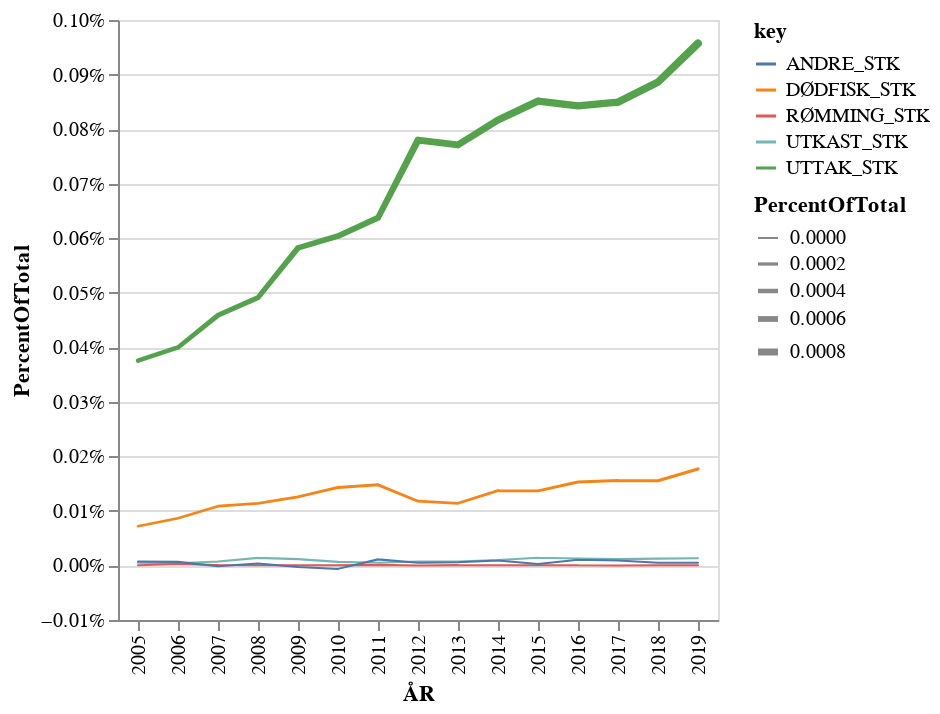

Notebook source saved alongside this figure:
### Markdown cell above
https://altair-viz.github.io/gallery/trail_marker.html

### Code cell
data=pd.read_csv("https://www.fiskeridir.no/Akvakultur/Tall-og-analyse/Biomassestatistikk/Biomassestatistikk-etter-fylke/_/attachment/download/422fa084-c905-43b4-9446-a050e92e80e5:1c81cbe34307c35cb79e7dc5a55aae783ab17ac7/biostat-total-flk-2019.csv", delimiter=";", error_bad_lines=False, encoding='latin-1', decimal=",")
data_selection=data[(data.ARTSID=="LAKS")].groupby(['ÅR']).sum()
data_selection.reset_index(inplace=True)


alt.Chart(data_selection).transform_fold(['UTTAK_STK','DØDFISK_STK','UTKAST_STK','RØMMING_STK','ANDRE_STK']).transform_joinaggregate(
    TotalAmount='sum(BEHFISK_STK):Q',
).transform_calculate(
    PercentOfTotal="datum.value / datum.TotalAmount"
).mark_trail().encode(
    alt.Y('PercentOfTotal:Q', axis=alt.Axis(format='.2%')),
    x='ÅR:N',
    color='key:N',
    size='PercentOfTotal:Q'
)

### Figure 1 — Vega-Lite specification as saved in the notebook (floating-point values rounded to 4 significant figures)
{"config": {"view": {"continuousWidth": 400, "continuousHeight": 300}}, "data": {"name": "data-a2299812b0e3b4bcc007eaaadbaaceda"}, "mark": "trail", "encoding": {"color": {"type": "nominal", "field": "key"}, "size": {"type": "quantitative", "field": "PercentOfTotal"}, "x": {"type": "nominal", "field": "ÅR"}, "y": {"type": "quantitative", "axis": {"format": ".2%"}, "field": "PercentOfTotal"}}, "transform": [{"fold": ["UTTAK_STK", "DØDFISK_STK", "UTKAST_STK", "RØMMING_STK", "ANDRE_STK"]}, {"joinaggregate": [{"op": "sum", "field": "BEHFISK_STK", "as": "TotalAmount"}]}, {"calculate": "datum.value / datum.TotalAmount", "as": "PercentOfTotal"}], "$schema": "https://vega.github.io/schema/vega-lite/v4.8.1.json", "datasets": {"data-a2299812b0e3b4bcc007eaaadbaaceda": [{"ÅR": 2005, "MÅNED_KODE": 1999, "BEHFISK_STK": 2360474285, "BIOMASSE_KG": 4127000000.0, "UTSETT_SMOLT_STK": 148714490, "FORFORBRUK_KG": 729885596, "UTTAK_STK": 112839397, "UTTAK_KG": 548700000.0, "DØDFISK_STK": 21552138, "UTKAST_STK": 1546866, "RØMMING_STK": 112415, "ANDRE_STK": 2205269}, {"ÅR": 2006, "MÅNED_KODE": 1886, "BEHFISK_STK": 2567650541, "BIOMASSE_KG": 4614000000.0, "UTSETT_SMOLT_STK": 167581859, "FORFORBRUK_KG": 814544921, "UTTAK_STK": 120128539, "UTTAK_KG": 595300000.0, "DØDFISK_STK": 26027550, "UTKAST_STK": 1261104, "RØMMING_STK": 791583, "ANDRE_STK": 1971820}, {"ÅR": 2007, "MÅNED_KODE": 2083, "BEHFISK_STK": 2964468911, "BIOMASSE_KG": 5297000000.0, "UTSETT_SMOLT_STK": 202470314, "FORFORBRUK_KG": 933361820, "UTTAK_STK": 137860066, "UTTAK_KG": 729400000.0, "DØDFISK_STK": 32631670, "UTKAST_STK": 2133323, "RØMMING_STK": 219187, "ANDRE_STK": -408067}, {"ÅR": 2008, "MÅNED_KODE": 1873, "BEHFISK_STK": 3305031783, "BIOMASSE_KG": 5431000000.0, "UTSETT_SMOLT_STK": 227355056, "FORFORBRUK_KG": 988354195, "UTTAK_STK": 147554851, "UTTAK_KG": 735600000.0, "DØDFISK_STK": 34223492, "UTKAST_STK": 4166216, "RØMMING_STK": 79137, "ANDRE_STK": 1073501}, {"ÅR": 2009, "MÅNED_KODE": 1961, "BEHFISK_STK": 3666051360, "BIOMASSE_KG": 6334000000.0, "UTSETT_SMOLT_STK": 227910666, "FORFORBRUK_KG": 1171398659, "UTTAK_STK": 174965855, "UTTAK_KG": 859900000.0, "DØDFISK_STK": 37820790, "UTKAST_STK": 3468144, "RØMMING_STK": 165556, "ANDRE_STK": -801403}, {"ÅR": 2010, "MÅNED_KODE": 1887, "BEHFISK_STK": 3826618130, "BIOMASSE_KG": 6811000000.0, "UTSETT_SMOLT_STK": 252976133, "FORFORBRUK_KG": 1203588697, "UTTAK_STK": 181482990, "UTTAK_KG": 917300000.0, "DØDFISK_STK": 42994457, "UTKAST_STK": 1984872, "RØMMING_STK": 122887, "ANDRE_STK": -1891572}, {"ÅR": 2011, "MÅNED_KODE": 1769, "BEHFISK_STK": 4200058165, "BIOMASSE_KG": 7195000000.0, "UTSETT_SMOLT_STK": 274920653, "FORFORBRUK_KG": 1329694644, "UTTAK_STK": 191564904, "UTTAK_KG": 1001000000.0, "DØDFISK_STK": 44434337, "UTKAST_STK": 1520259, "RØMMING_STK": 310582, "ANDRE_STK": 3363677}, {"ÅR": 2012, "MÅNED_KODE": 1871, "BEHFISK_STK": 4380660313, "BIOMASSE_KG": 7890000000.0, "UTSETT_SMOLT_STK": 266008448, "FORFORBRUK_KG": 1491139435, "UTTAK_STK": 234345868, "UTTAK_KG": 1189000000.0, "DØDFISK_STK": 35415776, "UTKAST_STK": 2172229, "RØMMING_STK": 10524, "ANDRE_STK": 1538232}, {"ÅR": 2013, "MÅNED_KODE": 1824, "BEHFISK_STK": 4468149341, "BIOMASSE_KG": 7858000000.0, "UTSETT_SMOLT_STK": 280259942, "FORFORBRUK_KG": 1455787230, "UTTAK_STK": 231678216, "UTTAK_KG": 1136000000.0, "DØDFISK_STK": 34240773, "UTKAST_STK": 2210292, "RØMMING_STK": 170789, "ANDRE_STK": 1756729}, {"ÅR": 2014, "MÅNED_KODE": 1990, "BEHFISK_STK": 4555083286, "BIOMASSE_KG": 8274000000.0, "UTSETT_SMOLT_STK": 288815389, "FORFORBRUK_KG": 1573441364, "UTTAK_STK": 245389168, "UTTAK_KG": 1220000000.0, "DØDFISK_STK": 41240808, "UTKAST_STK": 2990600, "RØMMING_STK": 168655, "ANDRE_STK": 2695579}, {"ÅR": 2015, "MÅNED_KODE": 2218, "BEHFISK_STK": 4583745541, "BIOMASSE_KG": 8213000000.0, "UTSETT_SMOLT_STK": 299019775, "FORFORBRUK_KG": 1553603927, "UTTAK_STK": 255831847, "UTTAK_KG": 1237000000.0, "DØDFISK_STK": 41062539, "UTKAST_STK": 4250253, "RØMMING_STK": 158305, "ANDRE_STK": 798150}, {"ÅR": 2016, "MÅNED_KODE": 2281, "BEHFISK_STK": 4590937763, "BIOMASSE_KG": 8152000000.0, "UTSETT_SMOLT_STK": 292025883, "FORFORBRUK_KG": 1544127329, "UTTAK_STK": 253174341, "UTTAK_KG": 1180000000.0, "DØDFISK_STK": 45950242, "UTKAST_STK": 3846076, "RØMMING_STK": 58011, "ANDRE_STK": 3140073}, {"ÅR": 2017, "MÅNED_KODE": 2002, "BEHFISK_STK": 4740554193, "BIOMASSE_KG": 8645000000.0, "UTSETT_SMOLT_STK": 298618901, "FORFORBRUK_KG": 1647015269, "UTTAK_STK": 255281628, "UTTAK_KG": 1237000000.0, "DØDFISK_STK": 46769281, "UTKAST_STK": 3480829, "RØMMING_STK": 5190, "ANDRE_STK": 2715144}, {"ÅR": 2018, "MÅNED_KODE": 1855, "BEHFISK_STK": 4892618613, "BIOMASSE_KG": 8818000000.0, "UTSETT_SMOLT_STK": 304398633, "FORFORBRUK_KG": 1646796239, "UTTAK_STK": 266302193, "UTTAK_KG": 1279000000.0, "DØDFISK_STK": 46689194, "UTKAST_STK": 3784104, "RØMMING_STK": 122040, "ANDRE_STK": 1514588}, {"ÅR": 2019, "MÅNED_KODE": 1779, "BEHFISK_STK": 5002164752, "BIOMASSE_KG": 9203000000.0, "UTSETT_SMOLT_STK": 288011373, "FORFORBRUK_KG": 1726296905, "UTTAK_STK": 287603494, "UTTAK_KG": 1362000000.0, "DØDFISK_STK": 53194593, "UTKAST_STK": 3959356, "RØMMING_STK": 103150, "ANDRE_STK": 1483417}]}}
